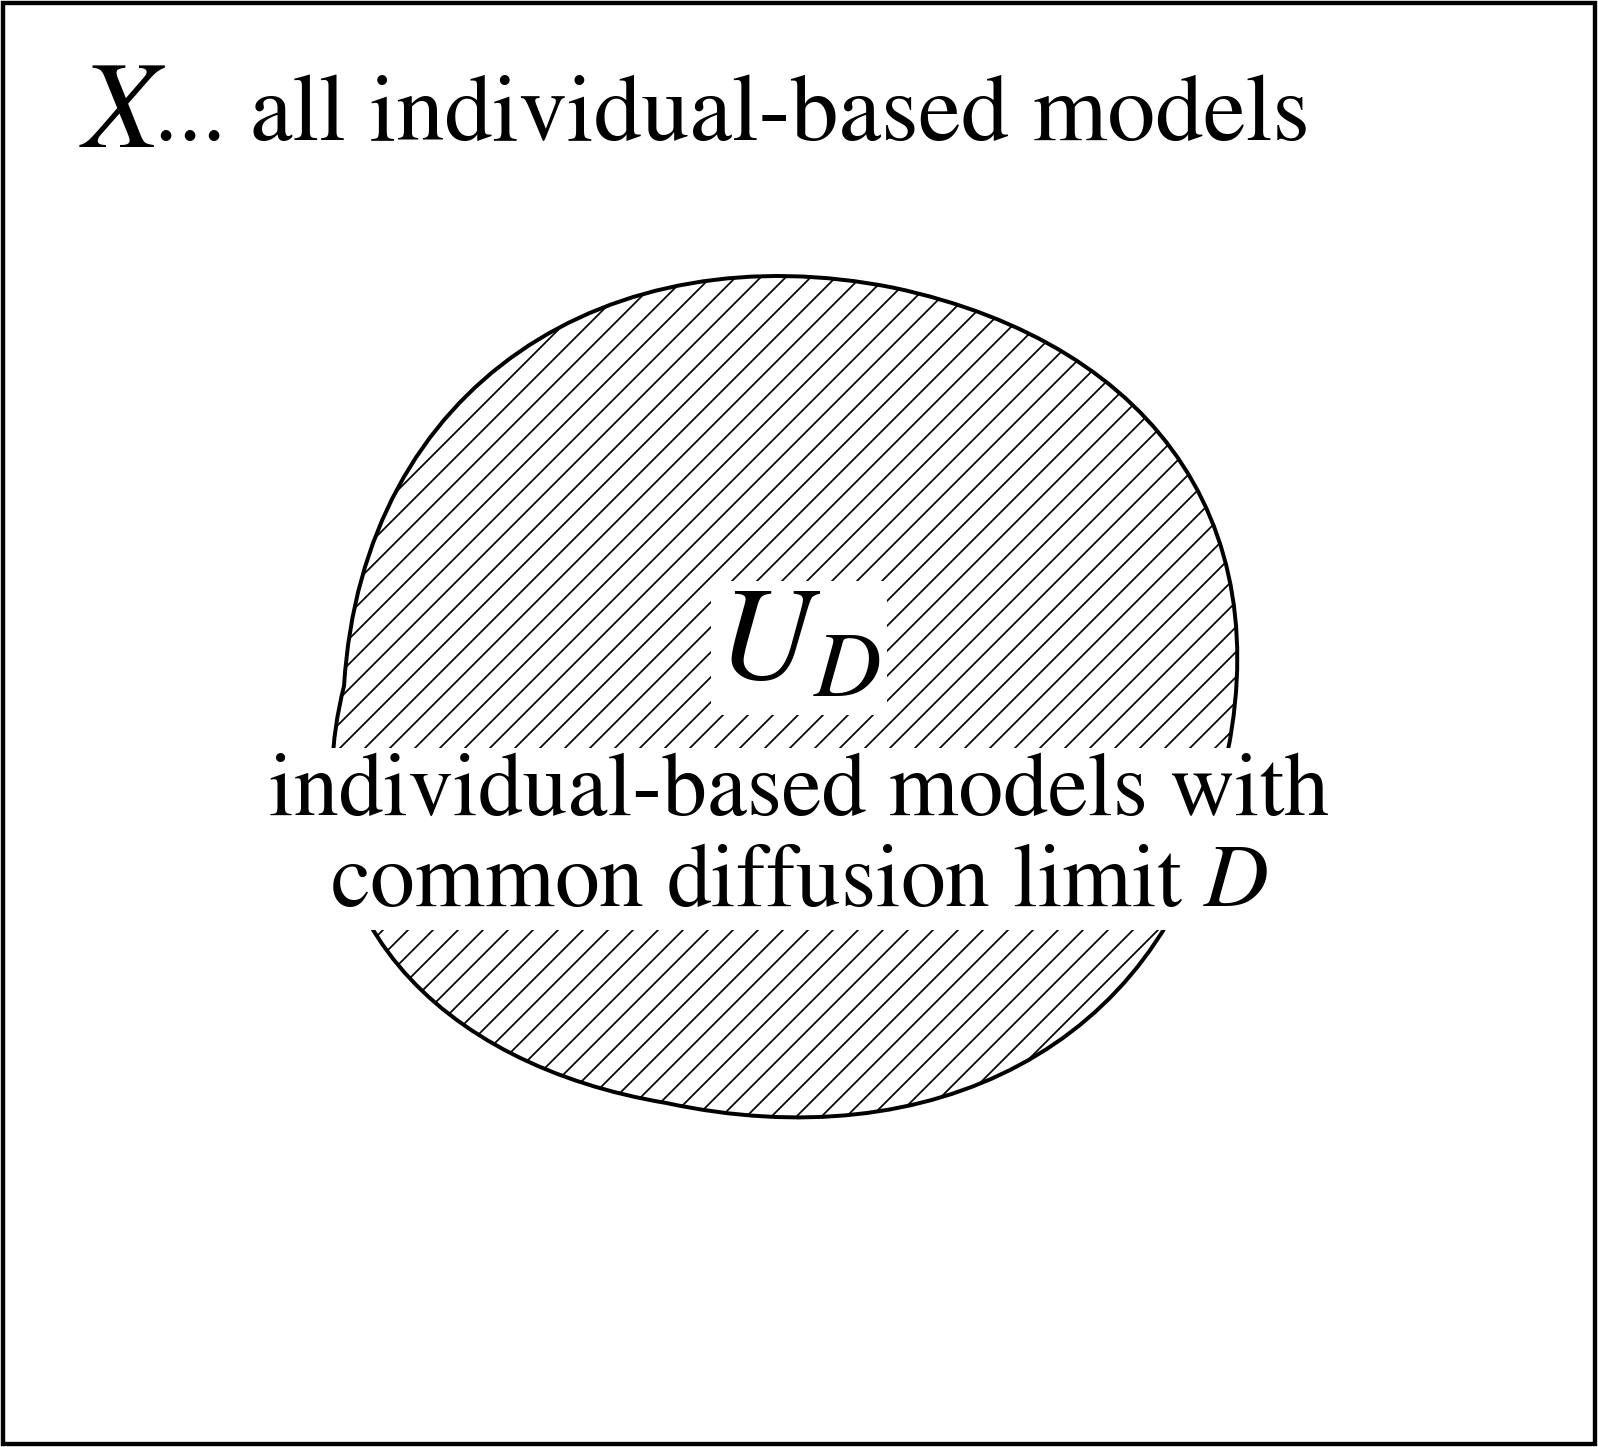

The script that saved this image:
from pathlib import Path as FilePath

import matplotlib.pyplot as plt
from matplotlib.path import Path as MplPath
from matplotlib.patches import PathPatch, Rectangle


def closed_bezier_path(points):
    """Create a closed path from cubic Bézier segments."""
    vertices = [points[0]]
    codes = [MplPath.MOVETO]

    for control1, control2, endpoint in points[1:]:
        vertices.extend([control1, control2, endpoint])
        codes.extend([MplPath.CURVE4, MplPath.CURVE4, MplPath.CURVE4])

    vertices.append(points[0])
    codes.append(MplPath.CLOSEPOLY)

    return MplPath(vertices, codes)


def main():
    plt.rcParams.update(
        {
            "font.family": "serif",
            "font.serif": ["STIX Two Text", "STIXGeneral", "DejaVu Serif"],
            "mathtext.fontset": "stix",
            "font.size": 20,
            "hatch.linewidth": 0.42,
        }
    )

    fig, ax = plt.subplots(figsize=(9.6, 5.7))

    # Rectangular ambient space X.
    ambient = Rectangle(
        (0.08, 0.12),
        0.84,
        0.76,
        fill=False,
        edgecolor="black",
        linewidth=1.05,
        zorder=1,
    )
    ax.add_patch(ambient)

    # Distinguished subset U_D.
    subset = closed_bezier_path(
        [
            (0.26, 0.52),
            ((0.27, 0.68), (0.40, 0.76), (0.55, 0.73)),
            ((0.69, 0.70), (0.76, 0.60), (0.72, 0.46)),
            ((0.69, 0.33), (0.57, 0.27), (0.43, 0.30)),
            ((0.31, 0.32), (0.23, 0.40), (0.26, 0.52)),
        ]
    )
    ax.add_patch(
        PathPatch(
            subset,
            facecolor="white",
            edgecolor="black",
            linewidth=0.95,
            hatch="////",
            zorder=2,
        )
    )

    # Ambient-space label.
    ax.text(
        0.12,
        0.82,
        r"$X$",
        ha="left",
        va="center",
        fontsize=30,
    )
    ax.text(
        0.16,
        0.82,
        "... all individual-based models",
        ha="left",
        va="center",
        fontsize=23,
    )

    # Subset label.
    ax.text(
        0.50,
        0.54,
        r"$U_D$",
        ha="center",
        va="center",
        fontsize=32,
        bbox={"facecolor": "white", "edgecolor": "none", "pad": 1.5},
        zorder=3,
    )
    ax.text(
        0.50,
        0.485,
        "individual-based models with\ncommon diffusion limit " + r"$D$",
        ha="center",
        va="top",
        fontsize=21.5,
        linespacing=1.15,
        bbox={"facecolor": "white", "edgecolor": "none", "pad": 1.0},
        zorder=3,
    )

    ax.set_xlim(0.03, 0.97)
    ax.set_ylim(0.06, 0.94)
    ax.set_aspect("equal")
    ax.axis("off")

    fig.tight_layout(pad=0.25)

    output_dir = FilePath(__file__).resolve().parent
    fig.savefig(
        output_dir / "diffusion_limit_set_diagram.png",
        dpi=300,
        bbox_inches="tight",
        transparent=True,
    )
    fig.savefig(
        output_dir / "diffusion_limit_set_diagram.svg",
        bbox_inches="tight",
        transparent=True,
    )

    plt.show()


if __name__ == "__main__":
    main()
